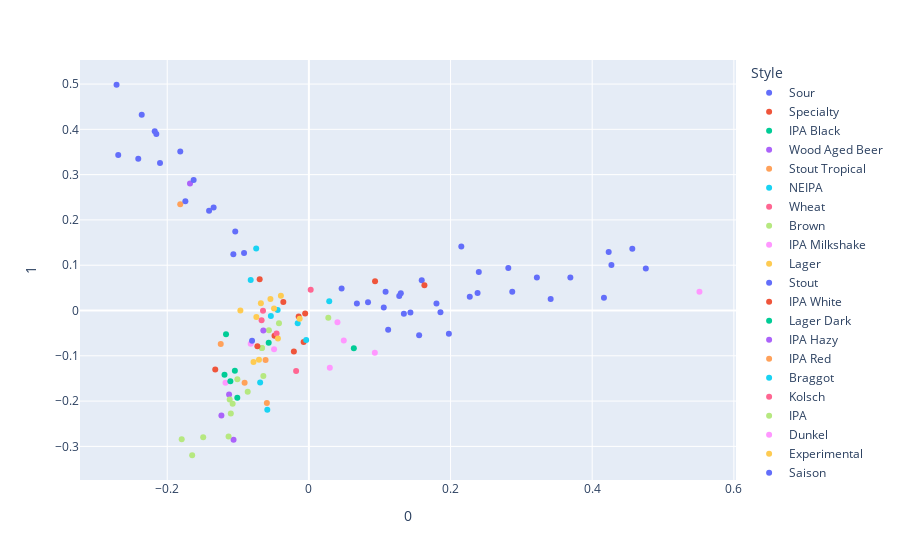

This figure's notebook cell:
### Code cell
# Plot some clusters maybe?
pca_arr_all = PCA(n_components=2).fit_transform(np.asarray(X.todense()))
print(pca_arr_all.shape)


pca_df = pd.DataFrame(pca_arr_all).reset_index(drop=True).set_index(df.index)
pca_df['Section'] = df.Section
pca_df['Number'] = df.index
pca_df['Beer'] = df.Beer
pca_df['Brewery'] = df.Brewery
pca_df['Style'] = df.Style
pca_df['Anticipation'] = df.Anticipation

fig = px.scatter(pca_df,
                 x=0,
                 y=1,
                 color="Style",
                 hover_data=["Beer", "Section", "Number"]
                )
fig.show()

### Figure 1 — Plotly figure (JSON) as saved in the notebook; plotly's stock layout.template omitted (floating-point values rounded to 4 significant figures)
{"data": [{"customdata": [["Boba Beer", 1, 1], ["Go! Go! Ichigo!", 1, 6], ["Lavender Cheesecake", 1, 12], ["Cherry Maguire", 1, 15], ["OnlyFlans", 1, 19], ["Long Island Iced Tea Sour", 2, 22], ["Violet Beauregarde's Blueberry Marshmallow Lactose Sour Ale", 2, 25], ["Bananarama Pina Colada", 2, 29], ["Squishee", 2, 32], ["Black Forrest Cake Sour", 2, 37], ["Cotton Candy Sour", 3, 44], ["Chrome Fury", 3, 48], ["Imperial Lemon Meringue Tart Sour", 3, 51], ["Salvaged Sour - Apple & Rhubarb Crumble Pastry Imperial Sour", 3, 55], ["Lush Guava Beer - Green Beacon x Vodka Cruiser Collaboration", 3, 58], ["Elektro Sour Wormhole", 3, 59], ["Carnival Sour", 4, 61], ["Weekend At Willies", 4, 66], ["Choc Cherry Bomb", 4, 70], ["G and T Gose", 4, 73], ["VoVo Whip", 4, 77], ["Almighty Asam", 5, 83], ["Pizza beer", 5, 88], ["Fruits on Fire", 5, 91], ["Feedback", 5, 93], ["Gulls Just Wanna Have Fun (Fish & Chip Gose)", 5, 98], ["Frootie & The Blowfish", 6, 108]], "hovertemplate": "Style=Sour<br>0=%{x}<br>1=%{y}<br>Beer=%{customdata[0]}<br>Section=%{customdata[1]}<br>Number=%{customdata[2]}<extra></extra>", "legendgroup": "Sour", "marker": {"color": "#636efa", "symbol": "circle"}, "mode": "markers", "name": "Sour", "orientation": "v", "showlegend": true, "type": "scatter", "x": [0.1433, 0.3219, 0.2381, 0.1593, 0.4233, 0.1977, 0.2871, 0.1801, 0.3413, 0.2152, 0.4757, 0.1298, 0.2815, 0.4566, 0.1057, 0.3691, 0.4271, 0.1119, 0.04618, 0.1858, 0.2272, 0.1341, 0.1275, 0.4166, 0.2399, 0.1083, 0.06774], "xaxis": "x", "y": [-0.004653, 0.07261, 0.03839, 0.06708, 0.1292, -0.05153, 0.04137, 0.01527, 0.0254, 0.1415, 0.09302, 0.03834, 0.09374, 0.1363, 0.00668, 0.07282, 0.1002, -0.04238, 0.04838, -0.003629, 0.03052, -0.007404, 0.03182, 0.02816, 0.08492, 0.04145, 0.01555], "yaxis": "y"}, {"customdata": [["Homestead Blackberry and Apple Pastry Sour", 1, 2], ["Barrel Aged Rum Double Choc Brown Ale", 1, 8], ["Desert Lime Gimlet IPA", 2, 24], ["Bogan Fuel", 3, 47], ["Garth's Fave Punch Bowl", 4, 75], ["Woolshed Brewery and Vili's Family Bakery Meat Pint", 5, 85], ["Fiery Azzurro Pils", 6, 106], ["Hold the Pork", 6, 109], ["Raspberry Lemonade", 6, 110]], "hovertemplate": "Style=Specialty<br>0=%{x}<br>1=%{y}<br>Beer=%{customdata[0]}<br>Section=%{customdata[1]}<br>Number=%{customdata[2]}<extra></extra>", "legendgroup": "Specialty", "marker": {"color": "#EF553B", "symbol": "circle"}, "mode": "markers", "name": "Specialty", "orientation": "v", "showlegend": true, "type": "scatter", "x": [0.1631, -0.06952, -0.02119, -0.01444, 0.09341, -0.04854, -0.03608, -0.007429, -0.005273], "xaxis": "x", "y": [0.05576, 0.06877, -0.09051, -0.01305, 0.06446, -0.05601, 0.01878, -0.06942, -0.006612], "yaxis": "y"}, {"customdata": [["Suit Up", 1, 3], ["Mulberry Bush Imperial IPA", 3, 53], ["Invisible Oranges", 6, 107]], "hovertemplate": "Style=IPA Black<br>0=%{x}<br>1=%{y}<br>Beer=%{customdata[0]}<br>Section=%{customdata[1]}<br>Number=%{customdata[2]}<extra></extra>", "legendgroup": "IPA Black", "marker": {"color": "#00cc96", "symbol": "circle"}, "mode": "markers", "name": "IPA Black", "orientation": "v", "showlegend": true, "type": "scatter", "x": [-0.1045, 0.06347, -0.1191], "xaxis": "x", "y": [-0.1332, -0.08308, -0.1418], "yaxis": "y"}, {"customdata": [["Whiskey in the jar", 1, 4]], "hovertemplate": "Style=Wood Aged Beer<br>0=%{x}<br>1=%{y}<br>Beer=%{customdata[0]}<br>Section=%{customdata[1]}<br>Number=%{customdata[2]}<extra></extra>", "legendgroup": "Wood Aged Beer", "marker": {"color": "#ab63fa", "symbol": "circle"}, "mode": "markers", "name": "Wood Aged Beer", "orientation": "v", "showlegend": true, "type": "scatter", "x": [-0.1679], "xaxis": "x", "y": [0.2802], "yaxis": "y"}, {"customdata": [["Marsden Neopolitan Porter", 1, 5]], "hovertemplate": "Style=Stout Tropical<br>0=%{x}<br>1=%{y}<br>Beer=%{customdata[0]}<br>Section=%{customdata[1]}<br>Number=%{customdata[2]}<extra></extra>", "legendgroup": "Stout Tropical", "marker": {"color": "#FFA15A", "symbol": "circle"}, "mode": "markers", "name": "Stout Tropical", "orientation": "v", "showlegend": true, "type": "scatter", "x": [-0.1817], "xaxis": "x", "y": [0.2348], "yaxis": "y"}, {"customdata": [["Market 2023", 1, 7], ["Unicorn NEIPA", 1, 20], ["Hawke's Bob Hulk Double Hazy IPA", 5, 92], ["PROPER GABS", 6, 104]], "hovertemplate": "Style=NEIPA<br>0=%{x}<br>1=%{y}<br>Beer=%{customdata[0]}<br>Section=%{customdata[1]}<br>Number=%{customdata[2]}<extra></extra>", "legendgroup": "NEIPA", "marker": {"color": "#19d3f3", "symbol": "circle"}, "mode": "markers", "name": "NEIPA", "orientation": "v", "showlegend": true, "type": "scatter", "x": [-0.003858, -0.06882, -0.05873, -0.01582], "xaxis": "x", "y": [-0.06518, -0.159, -0.2193, -0.02818], "yaxis": "y"}, {"customdata": [["I am Weiss", 1, 9], ["Bloody Mystic", 3, 56]], "hovertemplate": "Style=Wheat<br>0=%{x}<br>1=%{y}<br>Beer=%{customdata[0]}<br>Section=%{customdata[1]}<br>Number=%{customdata[2]}<extra></extra>", "legendgroup": "Wheat", "marker": {"color": "#FF6692", "symbol": "circle"}, "mode": "markers", "name": "Wheat", "orientation": "v", "showlegend": true, "type": "scatter", "x": [-0.06679, -0.04566], "xaxis": "x", "y": [-0.02162, -0.05104], "yaxis": "y"}, {"customdata": [["Tim, Tam & Tom", 1, 10]], "hovertemplate": "Style=Brown<br>0=%{x}<br>1=%{y}<br>Beer=%{customdata[0]}<br>Section=%{customdata[1]}<br>Number=%{customdata[2]}<extra></extra>", "legendgroup": "Brown", "marker": {"color": "#B6E880", "symbol": "circle"}, "mode": "markers", "name": "Brown", "orientation": "v", "showlegend": true, "type": "scatter", "x": [-0.04223], "xaxis": "x", "y": [-0.02795], "yaxis": "y"}, {"customdata": [["Molecular Bubble Tea IPA", 1, 11], ["Balloon Animals", 4, 74]], "hovertemplate": "Style=IPA Milkshake<br>0=%{x}<br>1=%{y}<br>Beer=%{customdata[0]}<br>Section=%{customdata[1]}<br>Number=%{customdata[2]}<extra></extra>", "legendgroup": "IPA Milkshake", "marker": {"color": "#FF97FF", "symbol": "circle"}, "mode": "markers", "name": "IPA Milkshake", "orientation": "v", "showlegend": true, "type": "scatter", "x": [-0.1177, -0.08215], "xaxis": "x", "y": [-0.1593, -0.07337], "yaxis": "y"}, {"customdata": [["SAB Lite", 1, 13], ["Throat Pour", 2, 36], ["Can't Be A Root", 3, 43], ["Burleigh Black Giraffe Double Shot", 4, 64], ["Aztec (Pale Chocolate Lager)", 5, 87], ["Barrel Aged Cerveza", 5, 95]], "hovertemplate": "Style=Lager<br>0=%{x}<br>1=%{y}<br>Beer=%{customdata[0]}<br>Section=%{customdata[1]}<br>Number=%{customdata[2]}<extra></extra>", "legendgroup": "Lager", "marker": {"color": "#FECB52", "symbol": "circle"}, "mode": "markers", "name": "Lager", "orientation": "v", "showlegend": true, "type": "scatter", "x": [-0.07049, -0.04368, -0.01305, -0.09674, -0.0678, -0.07418], "xaxis": "x", "y": [-0.1089, -0.06193, -0.01819, 0.0002349, 0.01592, -0.01413], "yaxis": "y"}, {"customdata": [["Don't Go Baking My Heart'", 1, 14], ["The Lover", 1, 17], ["Augustus Gloop's Choc Fudge Peanut Brittle Stout", 2, 26], ["Peanut Butter Brownie Imperial Stout", 2, 33], ["The Snowball Effect", 2, 40], ["Take 5 - Choc Caramel Peanut Butter Cup Double Milk Stout", 3, 54], ["Maple Bacon Pancake Stout", 3, 57], ["Imperial White Choc & Macadamia Stout", 4, 65], ["Barrel-Aged Raspberry Imperial Stout", 4, 69], ["Mind-bottling, isn't it?", 4, 76], ["Hypster Latte Stout", 5, 90], ["MSB Chocolate Bubble Imperial Stout", 5, 94], ["Soutini 2.0", 5, 99], ["AWW Duck Yeah!", 6, 101], ["Lucky Charms Cereal Milk Stout", 6, 111]], "hovertemplate": "Style=Stout<br>0=%{x}<br>1=%{y}<br>Beer=%{customdata[0]}<br>Section=%{customdata[1]}<br>Number=%{customdata[2]}<extra></extra>", "legendgroup": "Stout", "marker": {"color": "#636efa", "symbol": "circle"}, "mode": "markers", "name": "Stout", "orientation": "v", "showlegend": true, "type": "scatter", "x": [-0.09155, -0.1744, -0.2154, -0.2716, -0.2177, -0.2409, -0.1345, -0.2692, -0.1816, -0.1067, -0.1409, -0.236, -0.2102, -0.104, -0.1627], "xaxis": "x", "y": [0.1272, 0.241, 0.39, 0.4985, 0.396, 0.3353, 0.2273, 0.3434, 0.3512, 0.1241, 0.2201, 0.432, 0.3255, 0.1742, 0.2881], "yaxis": "y"}, {"customdata": [["The Taverner - All Brut Low Glut", 1, 16]], "hovertemplate": "Style=IPA White<br>0=%{x}<br>1=%{y}<br>Beer=%{customdata[0]}<br>Section=%{customdata[1]}<br>Number=%{customdata[2]}<extra></extra>", "legendgroup": "IPA White", "marker": {"color": "#EF553B", "symbol": "circle"}, "mode": "markers", "name": "IPA White", "orientation": "v", "showlegend": true, "type": "scatter", "x": [-0.1322], "xaxis": "x", "y": [-0.1303], "yaxis": "y"}, {"customdata": [["Escape with the Schwartz", 1, 18], ["Red frog, Raspberry dark lager", 2, 27], ["Mango Stormy", 4, 79]], "hovertemplate": "Style=Lager Dark<br>0=%{x}<br>1=%{y}<br>Beer=%{customdata[0]}<br>Section=%{customdata[1]}<br>Number=%{customdata[2]}<extra></extra>", "legendgroup": "Lager Dark", "marker": {"color": "#00cc96", "symbol": "circle"}, "mode": "markers", "name": "Lager Dark", "orientation": "v", "showlegend": true, "type": "scatter", "x": [-0.1109, -0.117, -0.05676], "xaxis": "x", "y": [-0.1561, -0.05235, -0.0711], "yaxis": "y"}, {"customdata": [["Calippso Juicy IPA", 2, 21], ["Throwing Haze", 2, 30], ["THE WAY OF TEA", 6, 102]], "hovertemplate": "Style=IPA Hazy<br>0=%{x}<br>1=%{y}<br>Beer=%{customdata[0]}<br>Section=%{customdata[1]}<br>Number=%{customdata[2]}<extra></extra>", "legendgroup": "IPA Hazy", "marker": {"color": "#ab63fa", "symbol": "circle"}, "mode": "markers", "name": "IPA Hazy", "orientation": "v", "showlegend": true, "type": "scatter", "x": [-0.1064, -0.1127, -0.1235], "xaxis": "x", "y": [-0.2852, -0.1856, -0.232], "yaxis": "y"}, {"customdata": [["Upper Management", 2, 23], ["Rye Rye Rye Delilah", 3, 41], ["Mountain Sunset", 4, 78]], "hovertemplate": "Style=IPA Red<br>0=%{x}<br>1=%{y}<br>Beer=%{customdata[0]}<br>Section=%{customdata[1]}<br>Number=%{customdata[2]}<extra></extra>", "legendgroup": "IPA Red", "marker": {"color": "#FFA15A", "symbol": "circle"}, "mode": "markers", "name": "IPA Red", "orientation": "v", "showlegend": true, "type": "scatter", "x": [-0.09077, -0.06115, -0.05933], "xaxis": "x", "y": [-0.1594, -0.1093, -0.2041], "yaxis": "y"}, {"customdata": [["Cherry Fruited Braggot", 2, 28], ["Waggle Buzz", 3, 46]], "hovertemplate": "Style=Braggot<br>0=%{x}<br>1=%{y}<br>Beer=%{customdata[0]}<br>Section=%{customdata[1]}<br>Number=%{customdata[2]}<extra></extra>", "legendgroup": "Braggot", "marker": {"color": "#19d3f3", "symbol": "circle"}, "mode": "markers", "name": "Braggot", "orientation": "v", "showlegend": true, "type": "scatter", "x": [0.0287, -0.04412], "xaxis": "x", "y": [0.02019, 0.001266], "yaxis": "y"}, {"customdata": [["Sticke Coffee Kolsch", 2, 31], ["Snowy's Kolsch", 5, 89]], "hovertemplate": "Style=Kolsch<br>0=%{x}<br>1=%{y}<br>Beer=%{customdata[0]}<br>Section=%{customdata[1]}<br>Number=%{customdata[2]}<extra></extra>", "legendgroup": "Kolsch", "marker": {"color": "#FF6692", "symbol": "circle"}, "mode": "markers", "name": "Kolsch", "orientation": "v", "showlegend": true, "type": "scatter", "x": [-0.06479, -0.01806], "xaxis": "x", "y": [-0.0006881, -0.1337], "yaxis": "y"}, {"customdata": [["The Beery Beer", 2, 34], ["Peak Hype", 2, 38], ["The Craft and Co. WIPA", 3, 45], ["Ginger Nut Sparkling IPA", 3, 50], ["Tha Thiccness Version 2", 3, 60], ["Fists of Fiori", 4, 68], ["Tropo-Thiol", 4, 72], ["Brut IPA", 5, 81], ["Pumpkin of Liberty IPA", 5, 86], ["Living the Cream", 5, 96], ["Keeping It Simple", 5, 100], ["No Place Like Aus", 6, 103], ["Ronin - Japanese Double IPA", 6, 112]], "hovertemplate": "Style=IPA<br>0=%{x}<br>1=%{y}<br>Beer=%{customdata[0]}<br>Section=%{customdata[1]}<br>Number=%{customdata[2]}<extra></extra>", "legendgroup": "IPA", "marker": {"color": "#B6E880", "symbol": "circle"}, "mode": "markers", "name": "IPA", "orientation": "v", "showlegend": true, "type": "scatter", "x": [-0.06664, -0.101, -0.1076, -0.1102, -0.06427, -0.1796, -0.1492, -0.1134, -0.1648, -0.05648, -0.06614, -0.08639, -0.1118], "xaxis": "x", "y": [-0.08279, -0.152, -0.206, -0.2273, -0.1444, -0.2844, -0.2799, -0.2782, -0.3196, -0.04371, -0.08255, -0.1796, -0.1966], "yaxis": "y"}, {"customdata": [["Munich Dunkel", 2, 35]], "hovertemplate": "Style=Dunkel<br>0=%{x}<br>1=%{y}<br>Beer=%{customdata[0]}<br>Section=%{customdata[1]}<br>Number=%{customdata[2]}<extra></extra>", "legendgroup": "Dunkel", "marker": {"color": "#FF97FF", "symbol": "circle"}, "mode": "markers", "name": "Dunkel", "orientation": "v", "showlegend": true, "type": "scatter", "x": [-0.0492], "xaxis": "x", "y": [-0.08576], "yaxis": "y"}, {"customdata": [["Drinkin' Donuts Imperial Jam Donut Golden Ale", 2, 39], ["Biscoff Ice Cream Porter", 3, 49]], "hovertemplate": "Style=Experimental<br>0=%{x}<br>1=%{y}<br>Beer=%{customdata[0]}<br>Section=%{customdata[1]}<br>Number=%{customdata[2]}<extra></extra>", "legendgroup": "Experimental", "marker": {"color": "#FECB52", "symbol": "circle"}, "mode": "markers", "name": "Experimental", "orientation": "v", "showlegend": true, "type": "scatter", "x": [-0.03952, -0.05432], "xaxis": "x", "y": [0.03253, 0.02557], "yaxis": "y"}, {"customdata": [["\"Grandmere's Crumble\" Rhubarb & Custard (Apple) Saison", 3, 42], ["Life Can Be Sweet & Sour", 4, 67], ["Hail Mary, Hair of the Dog", 6, 105]], "hovertemplate": "Style=Saison<br>0=%{x}<br>1=%{y}<br>Beer=%{customdata[0]}<br>Section=%{customdata[1]}<br>Number=%{customdata[2]}<extra></extra>", "legendgroup": "Saison", "marker": {"color": "#636efa", "symbol": "circle"}, "mode": "markers", "name": "Saison", "orientation": "v", "showlegend": true, "type": "scatter", "x": [0.08349, 0.1557, -0.08026], "xaxis": "x", "y": [0.01816, -0.05445, -0.06686], "yaxis": "y"}, {"customdata": [["Hop Quad Buns", 3, 52]], "hovertemplate": "Style=Belgian Quad<br>0=%{x}<br>1=%{y}<br>Beer=%{customdata[0]}<br>Section=%{customdata[1]}<br>Number=%{customdata[2]}<extra></extra>", "legendgroup": "Belgian Quad", "marker": {"color": "#EF553B", "symbol": "circle"}, "mode": "markers", "name": "Belgian Quad", "orientation": "v", "showlegend": true, "type": "scatter", "x": [-0.07271], "xaxis": "x", "y": [-0.07876], "yaxis": "y"}, {"customdata": [["The Nugget", 4, 62]], "hovertemplate": "Style=IPA Wild<br>0=%{x}<br>1=%{y}<br>Beer=%{customdata[0]}<br>Section=%{customdata[1]}<br>Number=%{customdata[2]}<extra></extra>", "legendgroup": "IPA Wild", "marker": {"color": "#00cc96", "symbol": "circle"}, "mode": "markers", "name": "IPA Wild", "orientation": "v", "showlegend": true, "type": "scatter", "x": [-0.1011], "xaxis": "x", "y": [-0.1929], "yaxis": "y"}, {"customdata": [["Buck Yeah", 4, 63]], "hovertemplate": "Style=Eisbock<br>0=%{x}<br>1=%{y}<br>Beer=%{customdata[0]}<br>Section=%{customdata[1]}<br>Number=%{customdata[2]}<extra></extra>", "legendgroup": "Eisbock", "marker": {"color": "#ab63fa", "symbol": "circle"}, "mode": "markers", "name": "Eisbock", "orientation": "v", "showlegend": true, "type": "scatter", "x": [-0.06433], "xaxis": "x", "y": [-0.04433], "yaxis": "y"}, {"customdata": [["Dayummm", 4, 71]], "hovertemplate": "Style=Schwarzbier<br>0=%{x}<br>1=%{y}<br>Beer=%{customdata[0]}<br>Section=%{customdata[1]}<br>Number=%{customdata[2]}<extra></extra>", "legendgroup": "Schwarzbier", "marker": {"color": "#FFA15A", "symbol": "circle"}, "mode": "markers", "name": "Schwarzbier", "orientation": "v", "showlegend": true, "type": "scatter", "x": [-0.1245], "xaxis": "x", "y": [-0.07378], "yaxis": "y"}, {"customdata": [["Barrel Aged Imperial Porter", 4, 80], ["Cherry Ripe Porter", 5, 84], ["YO HO!", 5, 97]], "hovertemplate": "Style=Porter<br>0=%{x}<br>1=%{y}<br>Beer=%{customdata[0]}<br>Section=%{customdata[1]}<br>Number=%{customdata[2]}<extra></extra>", "legendgroup": "Porter", "marker": {"color": "#19d3f3", "symbol": "circle"}, "mode": "markers", "name": "Porter", "orientation": "v", "showlegend": true, "type": "scatter", "x": [-0.07441, -0.08216, -0.05371], "xaxis": "x", "y": [0.1366, 0.06737, -0.01186], "yaxis": "y"}, {"customdata": [["Smokey Bacon Balls", 5, 82]], "hovertemplate": "Style=Rauchbier<br>0=%{x}<br>1=%{y}<br>Beer=%{customdata[0]}<br>Section=%{customdata[1]}<br>Number=%{customdata[2]}<extra></extra>", "legendgroup": "Rauchbier", "marker": {"color": "#FF6692", "symbol": "circle"}, "mode": "markers", "name": "Rauchbier", "orientation": "v", "showlegend": true, "type": "scatter", "x": [0.002531], "xaxis": "x", "y": [0.04599], "yaxis": "y"}, {"customdata": [["Spicy Wombat", 6, 113]], "hovertemplate": "Style=Ginger<br>0=%{x}<br>1=%{y}<br>Beer=%{customdata[0]}<br>Section=%{customdata[1]}<br>Number=%{customdata[2]}<extra></extra>", "legendgroup": "Ginger", "marker": {"color": "#B6E880", "symbol": "circle"}, "mode": "markers", "name": "Ginger", "orientation": "v", "showlegend": true, "type": "scatter", "x": [0.02741], "xaxis": "x", "y": [-0.01618], "yaxis": "y"}, {"customdata": [["Cherry Nice Graf", 6, 114], ["Apple and Black Currant Cider", 6, 117], ["Sour Pineapple Sour", 6, 118], ["Eddies Organic Cider - Crisp Apple", 6, 119], ["Splicer", 6, 120]], "hovertemplate": "Style=Cider<br>0=%{x}<br>1=%{y}<br>Beer=%{customdata[0]}<br>Section=%{customdata[1]}<br>Number=%{customdata[2]}<extra></extra>", "legendgroup": "Cider", "marker": {"color": "#FF97FF", "symbol": "circle"}, "mode": "markers", "name": "Cider", "orientation": "v", "showlegend": true, "type": "scatter", "x": [0.04033, 0.04924, 0.5514, 0.02953, 0.09312], "xaxis": "x", "y": [-0.02608, -0.06615, 0.04129, -0.1265, -0.09314], "yaxis": "y"}, {"customdata": [["Pinapple Express", 6, 115], ["Barrel Aged Seltzerita", 6, 116]], "hovertemplate": "Style=Seltzer<br>0=%{x}<br>1=%{y}<br>Beer=%{customdata[0]}<br>Section=%{customdata[1]}<br>Number=%{customdata[2]}<extra></extra>", "legendgroup": "Seltzer", "marker": {"color": "#FECB52", "symbol": "circle"}, "mode": "markers", "name": "Seltzer", "orientation": "v", "showlegend": true, "type": "scatter", "x": [-0.07816, -0.04922], "xaxis": "x", "y": [-0.1134, 0.004165], "yaxis": "y"}], "layout": {"legend": {"title": {"text": "Style"}, "tracegroupgap": 0}, "margin": {"t": 60}, "xaxis": {"anchor": "y", "domain": [0, 1], "title": {"text": "0"}}, "yaxis": {"anchor": "x", "domain": [0, 1], "title": {"text": "1"}}}}
